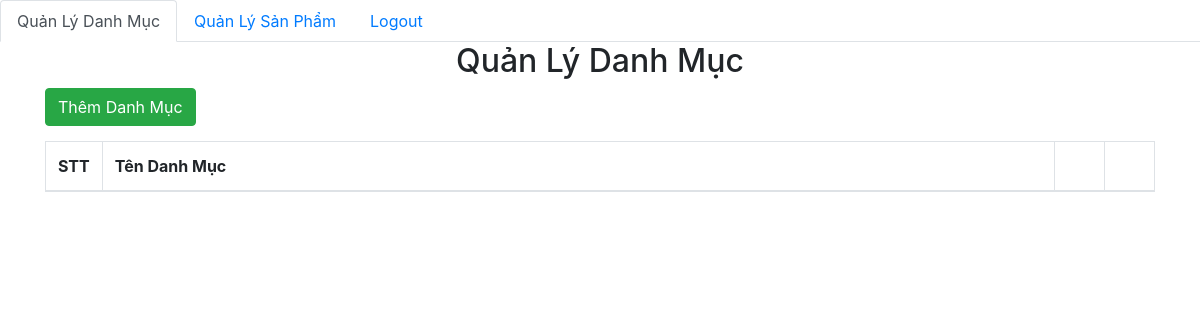
Page /admin/category/add.php on the earlier database version.
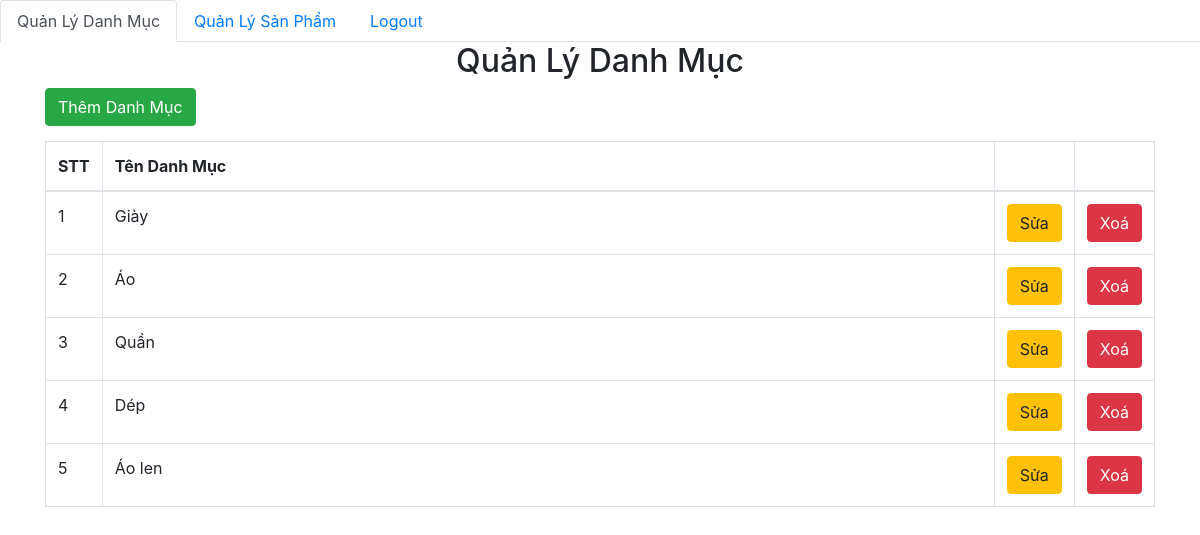
Same page on the later database version.
### tables this page shows
CREATE TABLE `category` (
  `id` int(11) NOT NULL,
  `name` varchar(50) NOT NULL,
  `created_at` datetime DEFAULT NULL,
  `updated_at` datetime DEFAULT NULL
);

### db/dbhelper.php (called while the page is built, shortened)
<?php
function executeResult($sql, $isSingle = false)
{
    $con = mysqli_connect(HOST, USERNAME, PASSWORD, DATABASE);
    mysqli_set_charset($con, 'utf8');
    $resultset = mysqli_query($con, $sql);
    $data      = [];
    if($isSingle) {
        $data = mysqli_fetch_array($resultset, 1);
    } else {
        while (($row = mysqli_fetch_array($resultset, 1)) != null) {
            $data[] = $row;
        }
    }
    return $data;
}

### admin/category/add.php (the view, shortened to what this page needs)
<?php
require_once ('../../db/dbhelper.php');
?>
<!DOCTYPE html>
<html>
<head>
    <link rel="stylesheet" href="https://maxcdn.bootstrapcdn.com/bootstrap/4.4.1/css/bootstrap.min.css">
</head>
<body>
<ul class="nav nav-tabs">
    <li class="nav-item">
        <a class="nav-link active" href="#">Quản Lý Danh Mục</a>
    </li>
    <li class="nav-item">
        <a class="nav-link" href="../product/">Quản Lý Sản Phẩm</a>
    </li>
    <li " class="nav-item"">
    <a class="nav-link"   href="../dangxoat.php"> Logout</a>
    </li>
</ul>
<div class="container">
    <div class="panel panel-primary">
        <div class="panel-heading">
            <h2 class="text-center">Quản Lý Danh Mục</h2>
        </div>
        <div class="panel-body">
            <a href="index.php" >
                <button class="btn btn-success" style="margin-bottom: 15px;">Thêm Danh Mục</button>
            </a>
            <table class="table table-bordered table-hover">
                <thead>
                <tr>
                    <th width="50px">STT</th>
                    <th>Tên Danh Mục</th>
                    <th width="50px"></th>
                    <th width="50px"></th>
                </tr>
                </thead>
                <tbody>
                <?php
                $sql          = 'select * from category';
                $categoryList = executeResult($sql);
                $index = 1;
                foreach ($categoryList as $item) {
                    echo '<tr>
				<td>'.($index++).'</td>
				<td>'.$item['name'].'</td>
				<td>
					<a href="index.php?id='.$item['id'].'"><button class="btn btn-warning">Sửa</button></a>
				</td>
				<td>
					<button class="btn btn-danger" onclick="deleteCategory('.$item['id'].')">Xoá</button>
				</td>
			</tr>';
                }
                ?>
                </tbody>
            </table>
        </div>
    </div>
</div>
</body>
</html>

Differences in the rows shown:
added category: name "Giày"
added category: name "Áo"
added category: name "Quần"
added category: name "Dép"
added category: name "Áo len"
